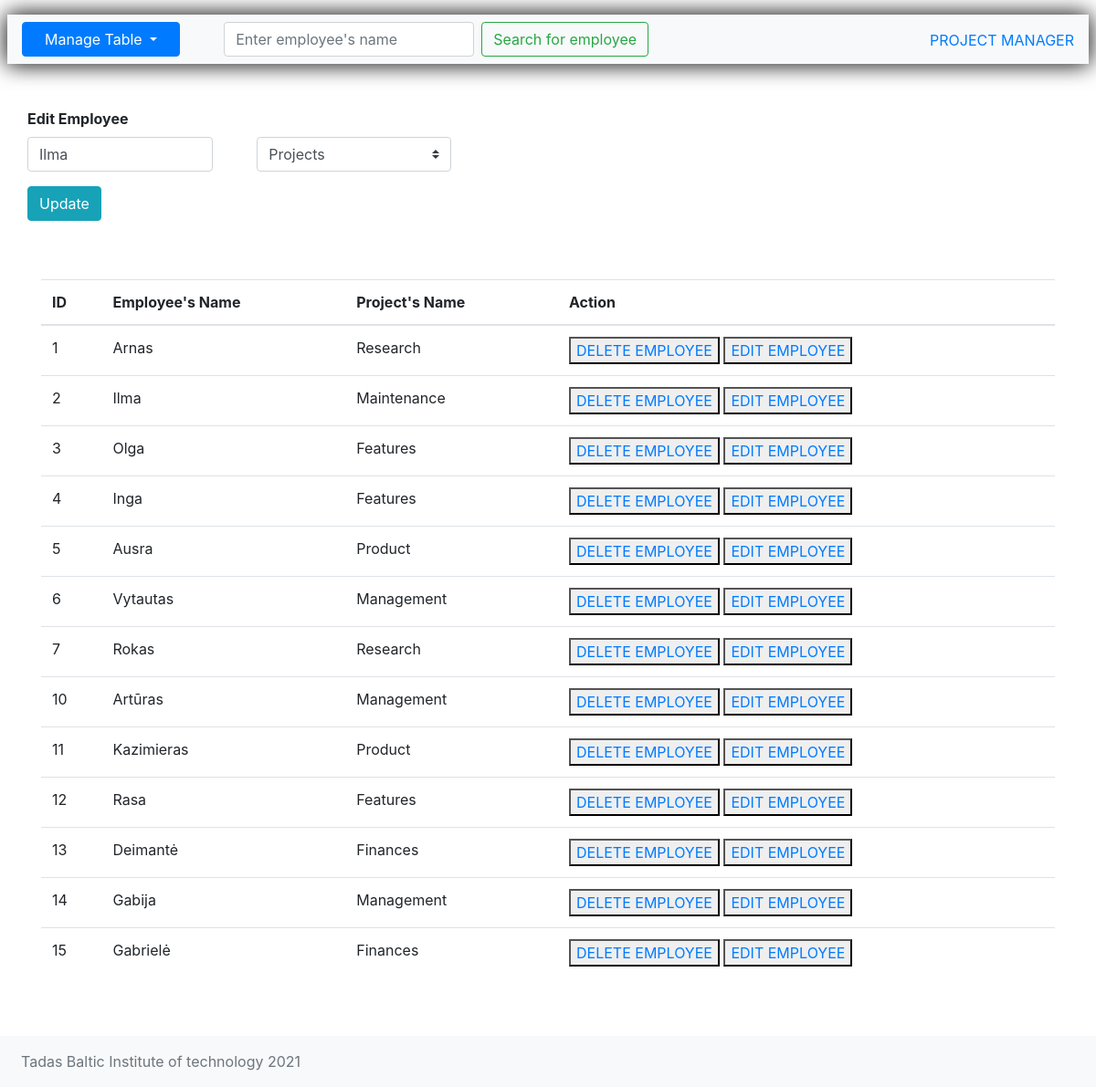
The app's page /?path=employees&edit=2 with its own data.
### tables this page shows
CREATE TABLE `employees` (
  `id` int(11) NOT NULL AUTO_INCREMENT,
  `name` varchar(50) DEFAULT NULL,
  `project_id` int(20) DEFAULT NULL,
  PRIMARY KEY (`id`),
  KEY `project_id_id1` (`project_id`),
  CONSTRAINT `project_id` FOREIGN KEY (`project_id`) REFERENCES `projects` (`id`) ON DELETE SET NULL
);

### app/edit.php (called while the page is built, shortened)
<?php
if (isset($_GET['edit'])) {
    $id = $_GET['edit'];
    $update = true;
    $result = $conn->query("SELECT * FROM " . $table_name . " WHERE " . $table_name . ".id=$id") or die($conn->error);
    if (count(array($result))==1){
        $row = $result->fetch_array();
        $first_en = $row['name'];
    }
}

### app/selection.php (called while the page is built, shortened)
<?php
$table_name = 'employees';
$sql =
    "SELECT "
    . $table_name . ".id, "
    . $table_name . ".name, GROUP_CONCAT(" . ($table_name === 'projects' ? 'employees' : 'projects') . ".name SEPARATOR '; ')" .
    " FROM " . $table_name .
    " LEFT JOIN " . ($table_name === 'projects' ? 'employees' : 'projects') .
    " ON " . ($table_name === 'projects' ? 'employees.project_id = projects.id' : 'employees.project_id = projects.id') .
    " GROUP BY " . $table_name . ".id";

### app/search.php (called while the page is built)
<?php
if (isset($_POST['search1'])) {
    if ($_GET['path'] == 'employees' || $_GET['path'] == "") {
        $search_term = $conn->real_escape_string($_POST['search_box']);
        $sql_search = "SELECT employees.id, employees.name, projects.name FROM employees LEFT JOIN projects ON employees.project_id = projects.id WHERE employees.name LIKE '%$search_term%'";
        $stmt = $conn->prepare($sql_search);
        $stmt->bind_result($id, $first_en, $second_en);
    } else {
        $search_term = $conn->real_escape_string($_POST['search_box']);
        $sql_search = "SELECT projects.id, projects.name, employees.name FROM projects LEFT JOIN employees ON employees.project_id = projects.id WHERE projects.name LIKE '%$search_term%'";
        $stmt = $conn->prepare($sql_search);
        $stmt->bind_result($id, $first_en, $second_en);
    }
} else {
    $stmt = $conn->prepare($sql);
    $stmt->bind_result($id, $first_en, $second_en);
}

### index.php (the view, shortened to what this page needs)
<?php
include 'database/database.php';
include 'app/selection.php';
include 'app/delete.php';
include 'app/search.php';
include 'app/edit.php';
include 'app/update.php';
?>
<!DOCTYPE html>
<html lang="en">
<head>
    <link rel="stylesheet" href="resources/css/style.css">
    <link rel="stylesheet" href="https://maxcdn.bootstrapcdn.com/bootstrap/4.0.0/css/bootstrap.min.css">
</head>
<body>
    <header>
        <div class="shadow-container mr-2 ml-2">
            <div class="body-content">
                <nav class="navbar navbar-expand-lg navbar-light bg-light mt-3 ">
                    <div class="collapse navbar-collapse " id="navbarSupportedContent">
                        <div>
                            <div class="dropdown mr-5 ">
                                <button class="btn btn-primary dropdown-toggle pr-4 pl-4" type="button" data-toggle="dropdown">Manage Table
                                    <span class="caret"></span></button>
                            </div>
                        </div>
                        <form class="form-inline my-2 my-lg-0" action="" method="post" name="search_form">
                            <input class="form-control mr-sm-2" type="text" name="search_box" value="" placeholder="<?php echo ($_GET['path'] === 'projects' ?  "Enter project's name" : "Enter employee's name"); ?>">
                            <button class="btn btn-outline-success my-2 my-sm-0" type="submit" name="search1" value="Search">
                                <?php echo ($_GET['path'] === 'projects' ?  "Search for project" : "Search for employee"); ?></button>
                        </form>
                    </div>
                    <div class="float-end align-middle"><span class="align-middle text-primary ">PROJECT MANAGER</span></div>
                </nav>
            </div>
        </div>
    </header>
    <main>
        <div class="container mt-5">
            <div class="row justify-content-left">
                <form action="<?php ($_SERVER['REQUEST_URI']); ?>" method="post">
                    <?php if ($_GET['path'] == "employees" || $_GET['path'] == "") : ?>
                        <div class="form-group">
                            <label for="name"><?php echo (($update == true) ? ("<strong>Edit Employee</strong>") : ("<strong>Add Employee</strong>")); ?></label>
                            <div class="form-group d-flex">
                                <input type="text" class="form-control" name="name" value="<?php echo ($update == true ? $first_en : ""); ?>" placeholder="Enter employee's name">
                                <?php
                                if ($update) {
                                    echo ("<select class='ml-5 custom-select' name='select_name'>");
                                    echo ("<option value=''selected disabled>Projects</option>");
                                    echo ("</select>");
                                }
                                ?>
                            </div>
                        </div>
                    <?php endif; ?>
                    <div class="form-group">
                        <?php if ($update == true) : ?>
                            <button class="btn btn-info" type="submit" name="update">Update</button>
                        <?php else : ?>
                            <button class="btn btn-primary" type="submit" name="save">Save</button>
                        <?php endif; ?>
                    </div>
                </form>
            </div>
        </div>
        <?php
        print('<div class="container mt-5"><table class="table"><thead><tr><th>ID</th><th>' . ($_GET['path'] === 'projects' ?  "Project's Name" : "Employee's Name") . '</th><th>' . ($_GET['path'] === 'projects' ?  "Employee's Name" : "Project's Name") . '</th><th>Action</th>');
        $stmt->execute();
        $stmt->store_result();
        $count = $stmt->num_rows;
        if ($count > 0) {
            while ($stmt->fetch()) {
                echo "<tr>
                    <td>" . $id . "</td>
                    <td>" . $first_en . "</td>
                    <td>" . $second_en . "</td>
                    <td>
                        <button><a href=\"?path=" . $table_name . "&delete=$id\">" . ($_GET['path'] === 'projects' ?  "DELETE PROJECT" : "DELETE EMPLOYEE") . "</a></button>
                        <button><a href=\"?path=" . $table_name . "&edit=$id\">" . ($_GET['path'] === 'projects' ?  "EDIT PROJECT" : "EDIT EMPLOYEE") . "</a></button>
                    </td>
                </tr>";
            }
            print('</table>');
            print('<br />');
            print('<br />');
        } else {
            echo ("<tr>
        <td>No data found</td></tr>");
            print('</table>');
        }
        ?>
    </main>
    <footer class="footer mt-auto py-3 bg-light">
        <div class="container mr-2 ml-2">
            <span class="text-muted">Tadas Baltic Institute of technology 2021</span>
        </div>
    </footer>
</body>
</html>

### resources/css/style.css (style rules this page uses)
.shadow-container { box-shadow: 0 0 25px hsla(0, 0%, 0%, 0.60); }
.body-content { background-color: white; box-shadow: 0 0 25px hsla(0, 0%, 0%, 0.60); padding: 0; text-align: center; }
.navbar { margin: 0 !important; border-bottom: 0 !important; }

### records on screen
employees: name "Ilma", id "2", second_en "Maintenance"
employees: id "1", name "Arnas", second_en "Research"
employees: id "3", name "Olga", second_en "Features"
employees: id "4", name "Inga", second_en "Features"
employees: id "5", name "Ausra", second_en "Product"
employees: id "6", name "Vytautas", second_en "Management"
employees: id "7", name "Rokas", second_en "Research"
employees: id "10", name "Artūras", second_en "Management"
employees: id "11", name "Kazimieras", second_en "Product"
employees: id "12", name "Rasa", second_en "Features"
employees: id "13", name "Deimantė", second_en "Finances"
employees: id "14", name "Gabija", second_en "Management"
employees: id "15", name "Gabrielė", second_en "Finances"
